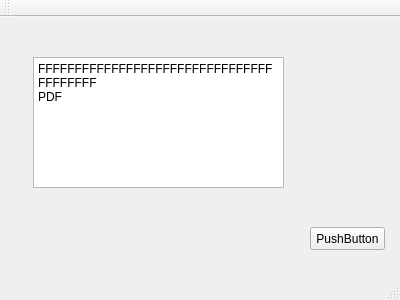
<?xml version="1.0" encoding="UTF-8"?>
<ui version="4.0">
 <class>MainWindow</class>
 <widget class="QMainWindow" name="MainWindow">
  <property name="geometry">
   <rect>
    <x>0</x>
    <y>0</y>
    <width>400</width>
    <height>300</height>
   </rect>
  </property>
  <property name="windowTitle">
   <string>MainWindow</string>
  </property>
  <widget class="QWidget" name="centralWidget">
   <widget class="QTextEdit" name="textEdit">
    <property name="geometry">
     <rect>
      <x>33</x>
      <y>40</y>
      <width>251</width>
      <height>131</height>
     </rect>
    </property>
    <property name="html">
     <string>&lt;!DOCTYPE HTML PUBLIC &quot;-//W3C//DTD HTML 4.0//EN&quot; &quot;http://www.w3.org/TR/REC-html40/strict.dtd&quot;&gt;
&lt;html&gt;&lt;head&gt;&lt;meta name=&quot;qrichtext&quot; content=&quot;1&quot; /&gt;&lt;style type=&quot;text/css&quot;&gt;
p, li { white-space: pre-wrap; }
&lt;/style&gt;&lt;/head&gt;&lt;body style=&quot; font-family:'SimSun'; font-size:9pt; font-weight:400; font-style:normal;&quot;&gt;
&lt;p style=&quot; margin-top:0px; margin-bottom:0px; margin-left:0px; margin-right:0px; -qt-block-indent:0; text-indent:0px;&quot;&gt;FFFFFFFFFFFFFFFFFFFFFFFFFFFFFFFFFFFFFFFF&lt;/p&gt;
&lt;p style=&quot; margin-top:0px; margin-bottom:0px; margin-left:0px; margin-right:0px; -qt-block-indent:0; text-indent:0px;&quot;&gt;PDF&lt;/p&gt;&lt;/body&gt;&lt;/html&gt;</string>
    </property>
   </widget>
   <widget class="QPushButton" name="push">
    <property name="geometry">
     <rect>
      <x>310</x>
      <y>210</y>
      <width>75</width>
      <height>23</height>
     </rect>
    </property>
    <property name="text">
     <string>PushButton</string>
    </property>
   </widget>
  </widget>
  <widget class="QMenuBar" name="menuBar">
   <property name="geometry">
    <rect>
     <x>0</x>
     <y>0</y>
     <width>400</width>
     <height>23</height>
    </rect>
   </property>
  </widget>
  <widget class="QToolBar" name="mainToolBar">
   <attribute name="toolBarArea">
    <enum>TopToolBarArea</enum>
   </attribute>
   <attribute name="toolBarBreak">
    <bool>false</bool>
   </attribute>
  </widget>
  <widget class="QStatusBar" name="statusBar"/>
 </widget>
 <layoutdefault spacing="6" margin="11"/>
 <resources/>
 <connections/>
</ui>
